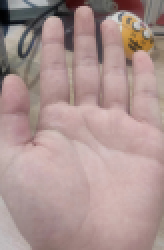
#> input picture handlines/hand.jpg, 82 x 125 px, shrunk from 1280 x 1962 before the run (shown 2 times larger)
$ jupyter execute 01.ipynb
#> lines starting #> are read from the running program, lines starting #| are printed output that depends on the picture
[cell 1]
import cv2

[cell 2]
# 定义一个自己读取图像的函数
def myimshow(arr):
    cv2.imshow(f'{arr.shape}',arr)
    cv2.waitKey(0)
    cv2.destroyAllWindows()

[cell 3]
# 加载图像数据并进行简单展示
image = cv2.imread('./hand.jpg',cv2.IMREAD_REDUCED_COLOR_8)
#> image is the input picture: shape (125, 82, 3); mean B, G, R 145, 148, 171.9
myimshow(image)

[cell 4]
# 将图像转换为灰度图
gray = cv2.cvtColor(image,cv2.COLOR_BGR2GRAY)
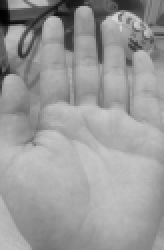
#> gray: shape (125, 82) (shown 2 times larger); min 1, max 214, mean 154.8
myimshow(gray)
# 找到轮廓线
edges = cv2.Canny(gray,60,65,apertureSize = 3)
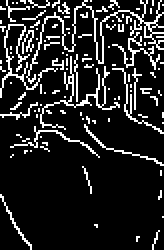
#> edges: shape (125, 82) (shown 2 times larger); 13.9% white in thin lines or dots
myimshow(edges)
# 进行非运算
edges = cv2.bitwise_not(edges)
#> edges: shape (125, 82); 86.1% white; black in thin lines or dots
myimshow(edges)
# 将GRAY图像转换为BGR格式
edges = cv2.cvtColor(edges,cv2.COLOR_GRAY2BGR)
#> edges: shape (125, 82, 3); 86.1% white; black in thin lines or dots
img = cv2.addWeighted(edges, 0.3, image, 0.7, 0)
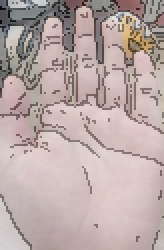
#> img: shape (125, 82, 3) (shown 2 times larger); mean B, G, R 167.3, 169.4, 186.2
# 保存图像
cv2.imwrite("handlines.jpg", img)
myimshow(img)
